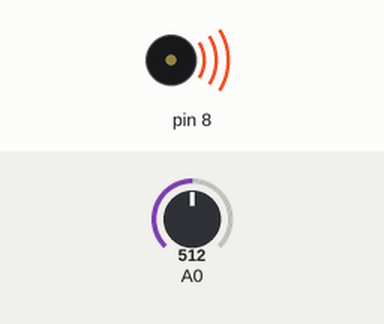
The sketch below on a simulated Arduino Uno, built with avr-gcc and run on an emulated ATmega328P. Shown: buzzer (waves = sounding). The test bench sets the inputs (shaded band); at power-on: A0 = 512.

Above: at 0.05 s.
Timing chart, 0 to 3.0 s (numbered marks = the images above):
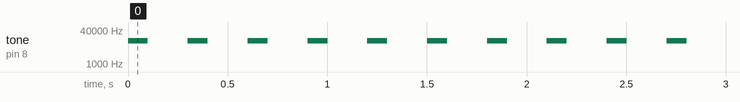

The sketch:

light_sensor_piezo.ino
```cpp
void setup() {
}

void loop() {
  int light = analogRead(A0);
  int hertz = map(light, 0, 200, 31, 4978);
  tone(8, hertz, 100);
  delay(100);
  noTone(8);
  delay(200);
}
```

Measured:
- by itself, tone on pin 8: alternates 12695 Hz for 0.10 s and silent for 0.20 s
